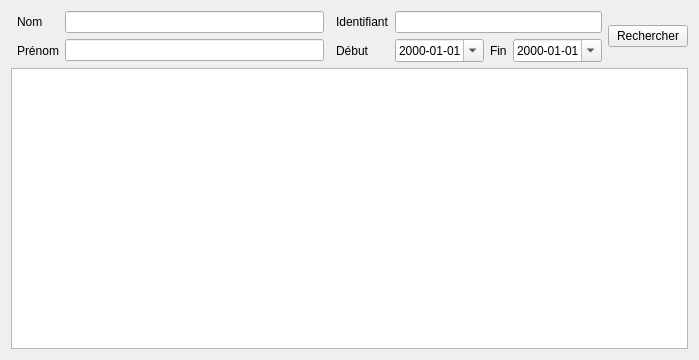
<?xml version="1.0" encoding="UTF-8"?>
<ui version="4.0">
 <class>TabClient</class>
 <widget class="QWidget" name="TabClient">
  <property name="geometry">
   <rect>
    <x>0</x>
    <y>0</y>
    <width>699</width>
    <height>360</height>
   </rect>
  </property>
  <property name="minimumSize">
   <size>
    <width>0</width>
    <height>0</height>
   </size>
  </property>
  <property name="windowTitle">
   <string>Form</string>
  </property>
  <layout class="QVBoxLayout" name="verticalLayout_2">
   <item>
    <layout class="QGridLayout" name="gridLayoutRecherche">
     <item row="1" column="6">
      <widget class="QLabel" name="lblDaterendezvousFin">
       <property name="text">
        <string>Fin</string>
       </property>
      </widget>
     </item>
     <item row="0" column="5" colspan="3">
      <widget class="QLineEdit" name="leIdentifiant"/>
     </item>
     <item row="1" column="7">
      <widget class="QDateEdit" name="deRendezvousFin">
       <property name="displayFormat">
        <string>yyyy-MM-dd</string>
       </property>
       <property name="calendarPopup">
        <bool>true</bool>
       </property>
      </widget>
     </item>
     <item row="0" column="4">
      <widget class="QLabel" name="lblIdentifiant">
       <property name="text">
        <string>Identifiant</string>
       </property>
      </widget>
     </item>
     <item row="1" column="5">
      <widget class="QDateEdit" name="deRendezvousDebut">
       <property name="displayFormat">
        <string>yyyy-MM-dd</string>
       </property>
       <property name="calendarPopup">
        <bool>true</bool>
       </property>
      </widget>
     </item>
     <item row="1" column="4">
      <widget class="QLabel" name="lblDaterendezvousDebut">
       <property name="text">
        <string>Début</string>
       </property>
      </widget>
     </item>
     <item row="0" column="8" rowspan="2">
      <widget class="QPushButton" name="btnRechercherclient">
       <property name="text">
        <string>Rechercher</string>
       </property>
      </widget>
     </item>
     <item row="1" column="2">
      <widget class="QLineEdit" name="lePrenom"/>
     </item>
     <item row="0" column="2">
      <widget class="QLineEdit" name="leNom"/>
     </item>
     <item row="3" column="0" colspan="9">
      <widget class="QTableView" name="tableView"/>
     </item>
     <item row="0" column="1">
      <widget class="QLabel" name="lblNom">
       <property name="text">
        <string>Nom</string>
       </property>
      </widget>
     </item>
     <item row="1" column="1">
      <widget class="QLabel" name="lblPrenom">
       <property name="text">
        <string>Prénom</string>
       </property>
      </widget>
     </item>
    </layout>
   </item>
  </layout>
 </widget>
 <resources/>
 <connections/>
</ui>
